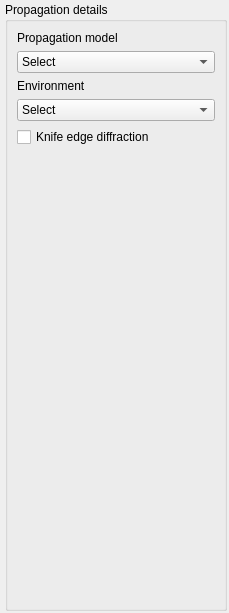
               <widget class="QWidget" name="scroll_area_widget_contents_model">
                <property name="geometry">
                 <rect>
                  <x>0</x>
                  <y>0</y>
                  <width>229</width>
                  <height>613</height>
                 </rect>
                </property>
                <layout class="QVBoxLayout" name="verticalLayout_14">
                 <property name="leftMargin">
                  <number>5</number>
                 </property>
                 <property name="topMargin">
                  <number>2</number>
                 </property>
                 <property name="rightMargin">
                  <number>2</number>
                 </property>
                 <property name="bottomMargin">
                  <number>2</number>
                 </property>
                 <item>
                  <widget class="QGroupBox" name="group_box_propagation_model_details">
                   <property name="title">
                    <string>Propagation details</string>
                   </property>
                   <layout class="QFormLayout" name="formLayout_13">
                    <item row="0" column="0">
                     <widget class="QLabel" name="label_propagation_model">
                      <property name="text">
                       <string>Propagation model</string>
                      </property>
                     </widget>
                    </item>
                    <item row="1" column="0" colspan="2">
                     <widget class="QComboBox" name="combo_box_propagation_model">
                      <item>
                       <property name="text">
                        <string>Select</string>
                       </property>
                      </item>
                      <item>
                       <property name="text">
                        <string>COST231-Hata</string>
                       </property>
                      </item>
                      <item>
                       <property name="text">
                        <string>Friis model</string>
                       </property>
                      </item>
                      <item>
                       <property name="text">
                        <string>Two-rays ground reflection</string>
                       </property>
                      </item>
                      <item>
                       <property name="text">
                        <string>Log-distance</string>
                       </property>
                      </item>
                      <item>
                       <property name="text">
                        <string>One-slope</string>
                       </property>
                      </item>
                     </widget>
                    </item>
                    <item row="2" column="0">
                     <widget class="QLabel" name="label_enviroment">
                      <property name="text">
                       <string>Environment</string>
                      </property>
                     </widget>
                    </item>
                    <item row="3" column="0" colspan="2">
                     <widget class="QComboBox" name="combo_box_enviroment">
                      <item>
                       <property name="text">
                        <string>Select</string>
                       </property>
                      </item>
                      <item>
                       <property name="text">
                        <string>Conservative/City</string>
                       </property>
                      </item>
                      <item>
                       <property name="text">
                        <string>Optimistic/Unobstructed</string>
                       </property>
                      </item>
                      <item>
                       <property name="text">
                        <string>Average</string>
                       </property>
                      </item>
                     </widget>
                    </item>
                    <item row="4" column="0">
                     <widget class="QCheckBox" name="check_box_knife_edge_diffraction">
                      <property name="text">
                       <string>Knife edge diffraction</string>
                      </property>
                     </widget>
                    </item>
                   </layout>
                  </widget>
                 </item>
                </layout>
               </widget>
